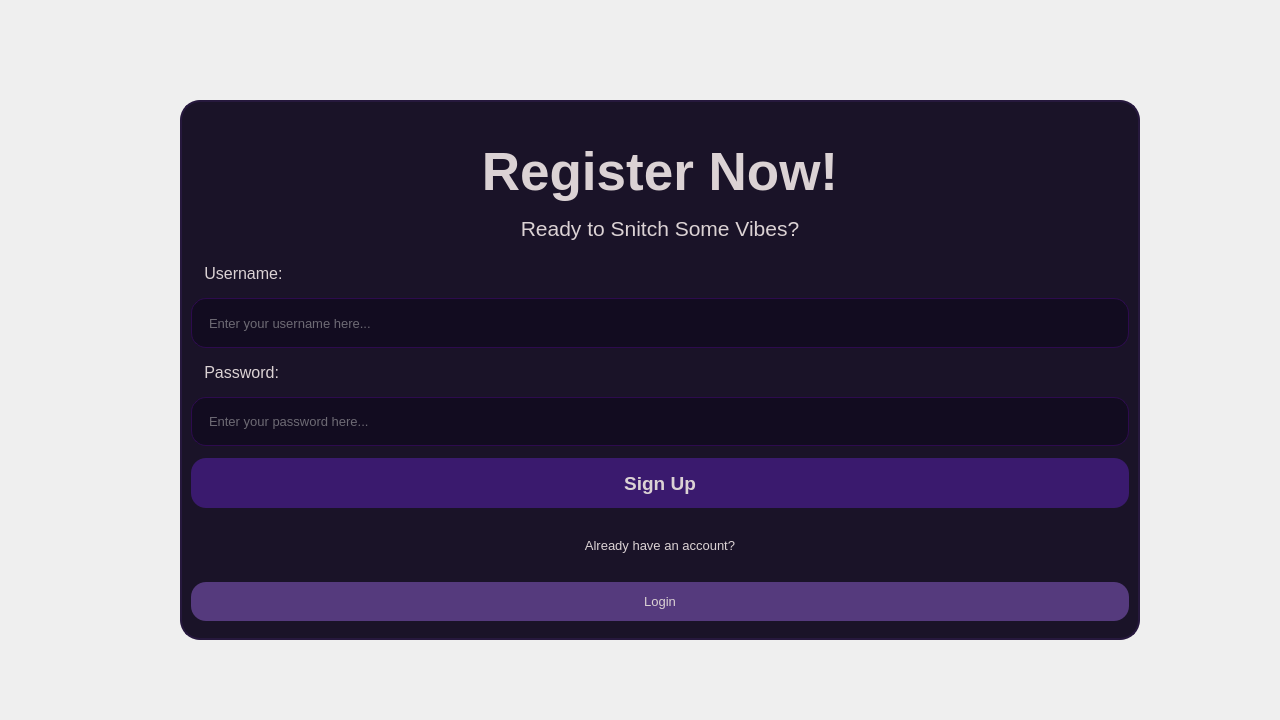
<?xml version="1.0" encoding="UTF-8"?>
<ui version="4.0">
 <class>SignupWindow</class>
 <widget class="QWidget" name="SignupWindow">
  <property name="geometry">
   <rect>
    <x>0</x>
    <y>0</y>
    <width>1280</width>
    <height>720</height>
   </rect>
  </property>
  <property name="minimumSize">
   <size>
    <width>1280</width>
    <height>720</height>
   </size>
  </property>
  <property name="maximumSize">
   <size>
    <width>1280</width>
    <height>720</height>
   </size>
  </property>
  <property name="windowTitle">
   <string>Form</string>
  </property>
  <property name="styleSheet">
   <string notr="true">QWidget {
    background: qlineargradient(
        spread:pad,
        x1:0, y1:0,
        x2:1, y2:1,
        stop:0 #1c192b,
        stop:0.2 #434262,
        stop:0.4 #25223c,
        stop:0.6 #363353,
        stop:1 #151321
    );
}</string>
  </property>
  <widget class="QFrame" name="mainCard">
   <property name="geometry">
    <rect>
     <x>180</x>
     <y>100</y>
     <width>960</width>
     <height>540</height>
    </rect>
   </property>
   <property name="minimumSize">
    <size>
     <width>960</width>
     <height>540</height>
    </size>
   </property>
   <property name="maximumSize">
    <size>
     <width>960</width>
     <height>540</height>
    </size>
   </property>
   <property name="styleSheet">
    <string notr="true">QFrame#mainCard {
    background-color: #1a1328;
    border-radius: 20px;
    border: 2px solid #26183d;
}


</string>
   </property>
   <property name="frameShape">
    <enum>QFrame::StyledPanel</enum>
   </property>
   <property name="frameShadow">
    <enum>QFrame::Raised</enum>
   </property>
   <layout class="QVBoxLayout" name="verticalLayout_2">
    <item>
     <widget class="QLabel" name="lblTitle">
      <property name="minimumSize">
       <size>
        <width>100</width>
        <height>80</height>
       </size>
      </property>
      <property name="maximumSize">
       <size>
        <width>16777215</width>
        <height>50</height>
       </size>
      </property>
      <property name="font">
       <font>
        <family>Segoe UI</family>
        <pointsize>40</pointsize>
        <weight>75</weight>
        <bold>true</bold>
       </font>
      </property>
      <property name="styleSheet">
       <string notr="true">color: #dbd2d4;
background-color: #1a1328;

</string>
      </property>
      <property name="text">
       <string>Register Now!</string>
      </property>
      <property name="scaledContents">
       <bool>false</bool>
      </property>
      <property name="alignment">
       <set>Qt::AlignCenter</set>
      </property>
     </widget>
    </item>
    <item>
     <widget class="QLabel" name="lblSlogan">
      <property name="minimumSize">
       <size>
        <width>0</width>
        <height>40</height>
       </size>
      </property>
      <property name="maximumSize">
       <size>
        <width>16777215</width>
        <height>40</height>
       </size>
      </property>
      <property name="font">
       <font>
        <family>Segoe UI</family>
        <pointsize>16</pointsize>
       </font>
      </property>
      <property name="styleSheet">
       <string notr="true">color: #dbd2d4;
background-color: #1a1328;

</string>
      </property>
      <property name="text">
       <string>&lt;html&gt;&lt;head/&gt;&lt;body&gt;&lt;p&gt;Ready to Snitch Some Vibes?&lt;/p&gt;&lt;/body&gt;&lt;/html&gt;</string>
      </property>
      <property name="alignment">
       <set>Qt::AlignCenter</set>
      </property>
      <property name="wordWrap">
       <bool>true</bool>
      </property>
     </widget>
    </item>
    <item>
     <widget class="QLabel" name="lblUsername">
      <property name="minimumSize">
       <size>
        <width>0</width>
        <height>25</height>
       </size>
      </property>
      <property name="maximumSize">
       <size>
        <width>16777215</width>
        <height>25</height>
       </size>
      </property>
      <property name="font">
       <font>
        <family>Segoe UI</family>
        <pointsize>12</pointsize>
       </font>
      </property>
      <property name="styleSheet">
       <string notr="true">color: #dbd2d4;
background-color: #1a1328;</string>
      </property>
      <property name="text">
       <string>   Username:</string>
      </property>
     </widget>
    </item>
    <item>
     <widget class="QLineEdit" name="txtUsername">
      <property name="minimumSize">
       <size>
        <width>0</width>
        <height>50</height>
       </size>
      </property>
      <property name="font">
       <font>
        <family>Segoe UI</family>
        <pointsize>10</pointsize>
       </font>
      </property>
      <property name="styleSheet">
       <string notr="true">background-color: #120c20;
color:#C8C8C8;
border: 1px solid #2D0B4E;
border-radius: 15px;
padding: 15px;
</string>
      </property>
      <property name="placeholderText">
       <string>Enter your username here...</string>
      </property>
     </widget>
    </item>
    <item>
     <widget class="QLabel" name="label">
      <property name="maximumSize">
       <size>
        <width>16777215</width>
        <height>25</height>
       </size>
      </property>
      <property name="font">
       <font>
        <family>Segoe UI</family>
        <pointsize>12</pointsize>
       </font>
      </property>
      <property name="styleSheet">
       <string notr="true">color: #dbd2d4;
background-color: #1a1328;</string>
      </property>
      <property name="text">
       <string>   Password:</string>
      </property>
     </widget>
    </item>
    <item>
     <widget class="QLineEdit" name="txtPass">
      <property name="font">
       <font>
        <family>Segoe UI</family>
        <pointsize>10</pointsize>
       </font>
      </property>
      <property name="styleSheet">
       <string notr="true">background-color: #120c20;
color: #C8C8C8;
border: 1px solid #2D0B4E;
border-radius: 15px;
padding: 15px;
</string>
      </property>
      <property name="echoMode">
       <enum>QLineEdit::Password</enum>
      </property>
      <property name="placeholderText">
       <string>Enter your password here...</string>
      </property>
     </widget>
    </item>
    <item>
     <widget class="QPushButton" name="btnSignup">
      <property name="minimumSize">
       <size>
        <width>0</width>
        <height>50</height>
       </size>
      </property>
      <property name="font">
       <font>
        <family>Segoe UI</family>
        <pointsize>14</pointsize>
        <weight>75</weight>
        <bold>true</bold>
       </font>
      </property>
      <property name="styleSheet">
       <string notr="true">QPushButton {
background-color: #3a1a6e;
color: #dbd2d4;
border-radius: 15px;
padding: 12px;

}

QPushButton:hover {
    background-color: #892CDC;
}
</string>
      </property>
      <property name="text">
       <string>Sign Up</string>
      </property>
     </widget>
    </item>
    <item>
     <widget class="QLabel" name="label_2">
      <property name="minimumSize">
       <size>
        <width>0</width>
        <height>50</height>
       </size>
      </property>
      <property name="maximumSize">
       <size>
        <width>16777215</width>
        <height>50</height>
       </size>
      </property>
      <property name="font">
       <font>
        <family>Segoe UI</family>
        <pointsize>10</pointsize>
       </font>
      </property>
      <property name="styleSheet">
       <string notr="true">color: #dbd2d4;
background-color: #1a1328;</string>
      </property>
      <property name="text">
       <string>Already have an account?</string>
      </property>
      <property name="alignment">
       <set>Qt::AlignCenter</set>
      </property>
     </widget>
    </item>
    <item>
     <widget class="QPushButton" name="btnGoToLogin">
      <property name="font">
       <font>
        <family>Segoe UI</family>
        <pointsize>10</pointsize>
       </font>
      </property>
      <property name="styleSheet">
       <string notr="true">QPushButton {
background-color: #553a7d;
color: #dbd2d4;
border-radius: 15px;
padding: 12px;

}

QPushButton:hover {
    background-color: #892CDC;
}</string>
      </property>
      <property name="text">
       <string>Login</string>
      </property>
     </widget>
    </item>
   </layout>
  </widget>
 </widget>
 <resources/>
 <connections/>
</ui>
